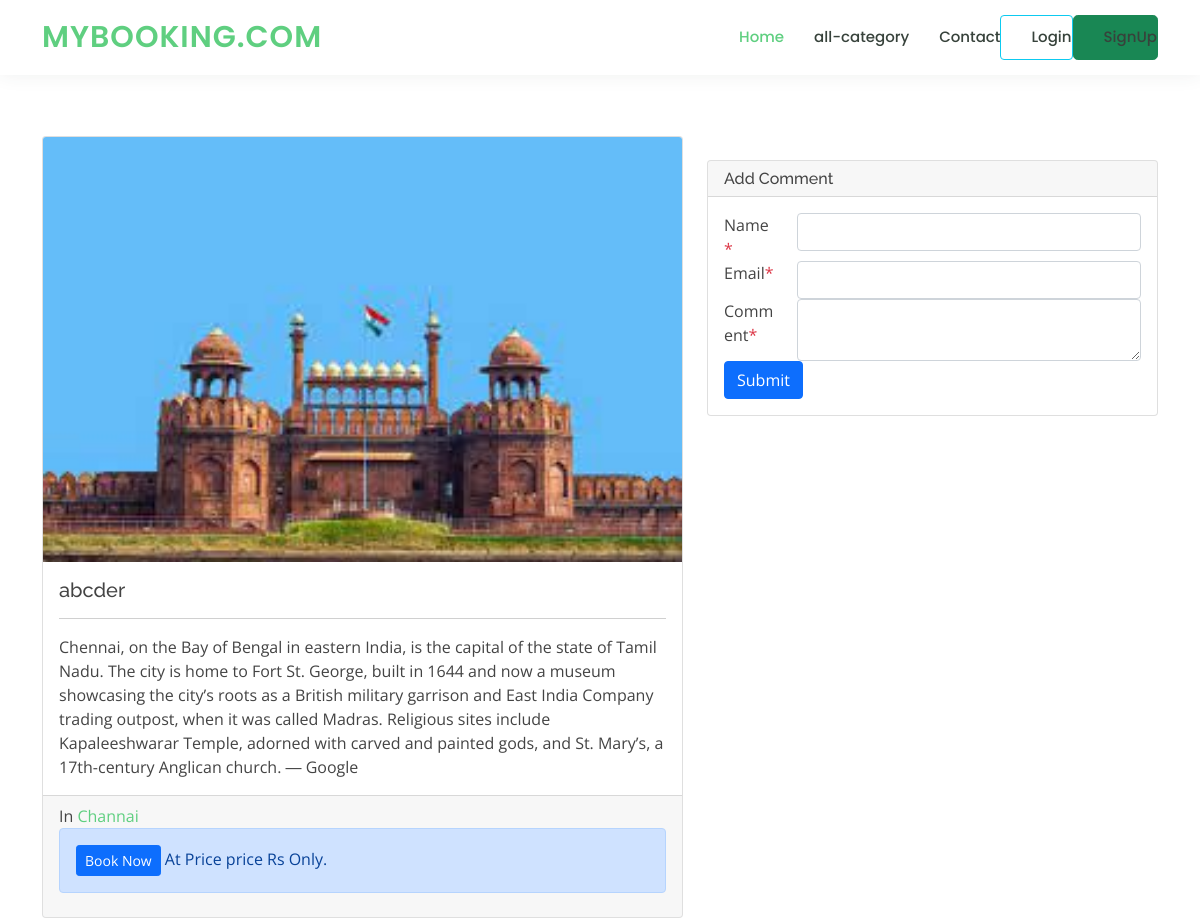
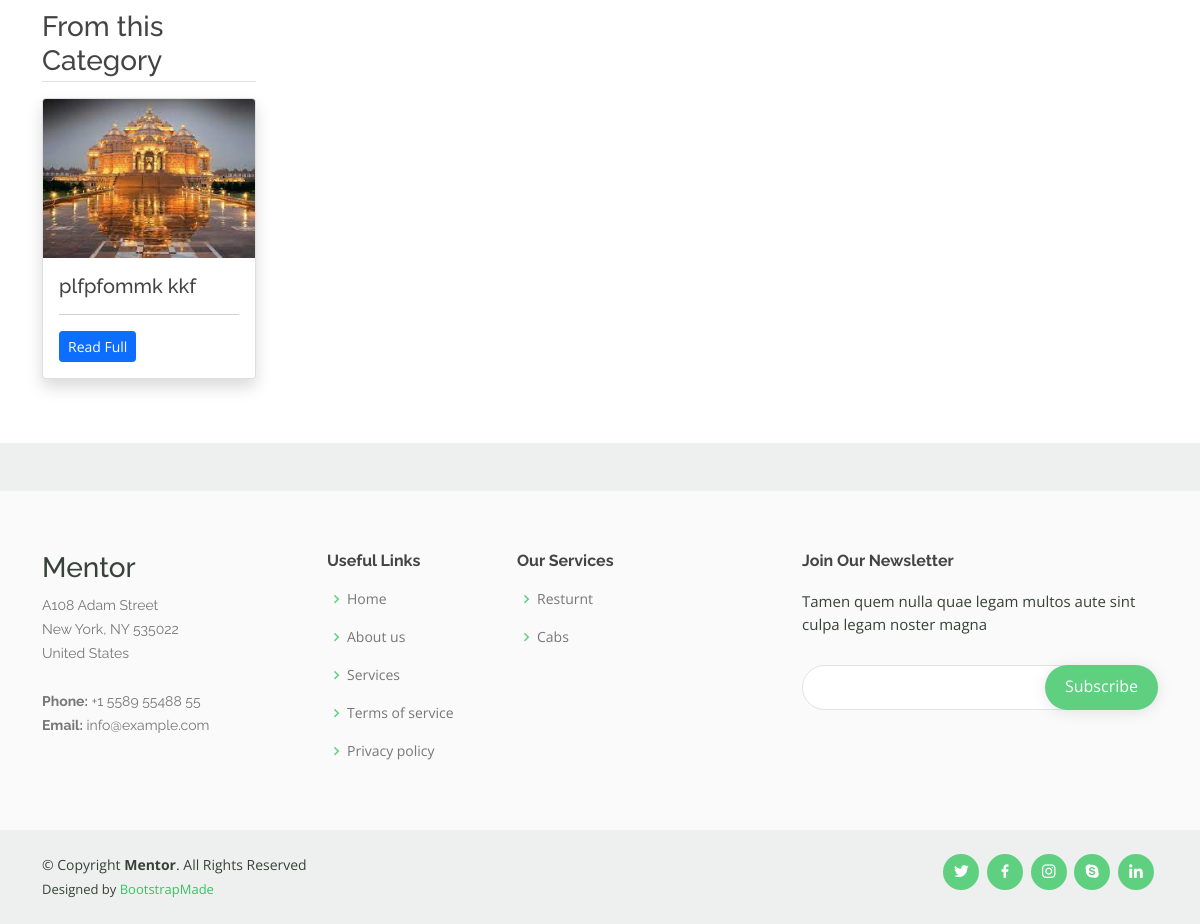
The app's page /detail/6 with its own data (2 pictures, top to bottom).
### testapp/models.py (models this page shows, shortened)
class Place(models.Model):
    category=models.ForeignKey(State,on_delete=models.CASCADE)
    title=models.CharField(max_length=300)
    image=models.ImageField(upload_to='imgs/')
    detail=models.TextField()
    add_time=models.DateTimeField(auto_now_add=True)
    price = models.IntegerField(null=True)
    class Meta:
        verbose_name_plural='Place'

class State(models.Model):
    title=models.CharField(max_length=200)
    category_image=models.ImageField(upload_to='imgs/')
    class Meta:
        verbose_name_plural='State'

### testapp/views.py (the view)
# urls.py: path('detail/<int:id>',views.detail,name='detail'),
def detail(request,id):
    news=Place.objects.get(pk=id)
    category=State.objects.get(id=news.category.id)
    rel_news=Place.objects.filter(category=category).exclude(id=id)
    return render(request,'testapp/detail.html',{'news':news,'related_news':rel_news})

### templates/testapp/detail.html (shortened to what this page needs)
{% extends 'testapp/base_test.html' %}
{% block content %}
<br>
<br>
<br>
<br>
<br>
<main class="container mt-3 mb-5">
	<div class="row my-3">
		<div class="col-md-7">
			<div class="card mb-3">
                <img src="{{news.image.url}}" class="card-img-top" alt="{{news.title}}">
			  <div class="card-body">
			    <h5 class="card-title">{{news.title}}</h5>
			    <hr/>
			    <p class="card-text">{{news.detail}}</p>
			  </div>
			  <div class="card-footer">
			  	In <a href="/category/{{news.category.id}}">{{news.category.title}}</a>
					<p class="alert alert-primary"><a  href="/detail/{{news.id}}" class="btn btn-sm btn-primary">Book Now </a> At  Price {{news.price}} Rs Only.</p>
			  </div>
			</div>
		<div class="col-md-4">
			<h3 class="mb-3 border-bottom pb-1">From this Category</h3>
			{% for news in related_news %}
			<div class="card mb-3 shadow">
                <img src="{{news.image.url}}" class="card-img-top" alt="{{news.title}}">
			  <div class="card-body">
			    <h5 class="card-title">{{news.title}}</h5>
			    <hr/>
			    <p class="card-text"><a href="/detail/{{news.id}}" class="btn btn-sm btn-primary">Read Full</a></p>
			  </div>
			</div>
			{% endfor %}
		</div>
	</div>
	<div class="col-md-5">
		<div class="card my-4">
			<h6 class="card-header">Add Comment</h6>
			<div class="card-body">
				<form method="post" action="/detail/{{news.id}}">
					<div class="form-group row">
						<label class="col-md-2">Name<span class="text-danger">*</span></label>
						<div class="col-md-10">
							<input type="text" name="name" required class="form-control" />
						</div>
					</div>
					<div class="form-group row">
						<label class="col-md-2">Email<span class="text-danger">*</span></label>
						<div class="col-md-10">
							<input type="temailext" name="email" required class="form-control" />
						</div>
					</div>
					<div class="form-group row">
						<label class="col-md-2">Comment<span class="text-danger">*</span></label>
						<div class="col-md-10">
							<textarea class="form-control" name="message" required></textarea>
						</div>
					</div>
					<input type="submit" class="btn btn-primary" />
				</form>
			</div>
		</div>
	</div>
</main>
{% endblock %}

### static/css/style.css (style rules this page uses)
body { font-family: "Open Sans", sans-serif; color: #444444; }
a { color: #5fcf80; text-decoration: none; }
h1, h2, h3, h4, h5, h6 { font-family: "Raleway", sans-serif; }

### static/css/payment.css (style rules this page uses)
::placeholder { font-size: 12px }

### records on screen
Place: image (picture), title "abcder", detail "Chennai, on the Bay of Bengal in eastern India, is the capital of the state of Tamil Nadu. The city is home to Fort St. George, built in 1644 and now a museum showcasing the city’s roots as a British military garrison and East India Company trading outpost, when it was called Madras. Religious sites include Kapaleeshwarar Temple, adorned with carved and painted gods, and St. Mary’s, a 17th-century Anglican church. ― Google", category "Channai", price "price"
Place: image (picture), title "plfpfommk kkf"
